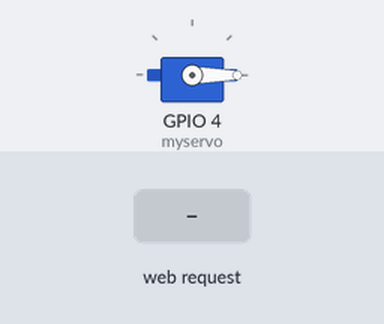
A sketch run on a simulated ESP8266 (NodeMCU). On the bench: servo. The test bench sets the inputs (shaded band). WiFi joins after 1.5 s; servers stay silent unless stated; what the sketch prints to the serial monitor is not drawn.

Above: at 3.2 s.
3.3 s: HTTP request GET /gpio/1 received
At 4.1 s:
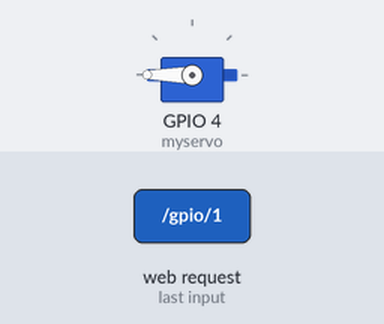
Timing chart, 0 to 6.3 s (numbered marks = the images above; inputs shaded):
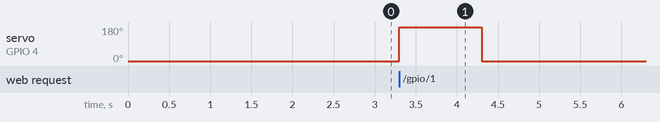

Measured:
- after the input at 3.3 s, servo on GPIO 4 (myservo): 0° → 180° at once, → 0° 1.0 s later

The sketch:

servo_ESP8266WIFI.ino
```cpp
#include <ESP8266WiFi.h>
#include <Servo.h>


#define ANGLE_ON  0    //开灯时的舵机角度
#define ANGLE_OFF 180   //关灯时的舵机角度
#define ANGLE_NONE 0  //置空时的舵机角度

const char* ssid = "xiaomi";
const char* password = "caa5510dd70b";
int angle= 0;//舵机角度
Servo myservo;  //创造一个servo结构体
WiFiServer server(1);

void setup() {
  Serial.begin(9600);
  myservo.attach(4); //舵机信号线，接analogIn脚
  myservo.write(angle);// 0~180°

  WiFi.begin(ssid, password);                  // 启动网络连接
  Serial.print("Connecting to ");              // 串口监视器输出网络连接信息
  Serial.print(ssid); Serial.println(" ...");  // 告知用户NodeMCU正在尝试WiFi连接

  int i = 0;                                   // 这一段程序语句用于检查WiFi是否连接成功
  while (WiFi.status() != WL_CONNECTED) {      // WiFi.status()函数的返回值是由NodeMCU的WiFi连接状态所决定的。
    delay(1000);                               // 如果WiFi连接成功则返回值为WL_CONNECTED
    Serial.print(i++); Serial.print(' ');      // 此处通过While循环让NodeMCU每隔一秒钟检查一次WiFi.status()函数返回值
  }                                            // 同时NodeMCU将通过串口监视器输出连接时长读秒。
                                               // 这个读秒是通过变量i每隔一秒自加1来实现的。

  Serial.println("");                          // WiFi连接成功后
  Serial.println("Connection established!");   // NodeMCU将通过串口监视器输出"连接成功"信息。
  Serial.print("IP address:    ");             // 同时还将输出NodeMCU的IP地址。这一功能是通过调用
  Serial.println(WiFi.localIP());
}

void loop() {
  //监测客户端是否连接
  WiFiClient client = server.available();
  if (!client) {
    return;//如果未连接就重新循环监测
  }
//  Serial.println(F("new client"));

  client.setTimeout(1000); // default is 1000

  //读取请求内容的第一行
  String req = client.readStringUntil('\r');
  Serial.println(F("请求: "));
  Serial.println(req);

  //匹配 请求-->信号变量
  if (req.indexOf(F("/gpio/0")) != -1) {
    angle = ANGLE_ON;//如果/gpio/0在请求内容中，发出开灯的信号
    myservo.write(angle);// 0~180°
    delay(1000);
    myservo.write(ANGLE_NONE);//将舵机重新置空，以免一直受力损坏
  }
  else if (req.indexOf(F("/gpio/1")) != -1) {
    angle = ANGLE_OFF;
    myservo.write(angle);// 0~180°
    delay(1000);
    myservo.write(ANGLE_NONE);//将舵机重新置空，以免一直受力损坏
  }
  else {
    Serial.println(F("无效请求"));
  }
  //读取或忽略余下的请求内容
  while (client.available()) {
    client.read();
  }

  //向客户端发送回答，HTML网页代码内容
  //nagle算法会将它们分组为一个数据包
  client.print(F("<!DOCTYPE html>\r\n<html xmlns='http://www.w3.org/1999/xhtml'>\r\n"));
  client.print(F("<head>\r\n<meta charset='utf-8'/>\r\n<title>智能卧室灯</title>\r\n"));
  client.print(F("<style type='text/css'>.state{text-align:center;font-size:80px;}"));
  client.print(F(".on{text-align:center;font-size:200px;alink='#1a9e5f'}.off{text-align:center;font-size:200px;alink='#da4f43'}"));
  client.print(F("</style><body><div class='state'>灯状态："));
  client.print((angle>ANGLE_NONE) ? F("关</div>") : F("开</div>"));
  client.print(F("<br><br><div class='on'><a href='http://"));//<br>换行
  client.print(WiFi.localIP());
  client.print(F("/gpio/0'>开</a></div><br><br><div class='off'><a href='http://"));
  client.print(WiFi.localIP());
  client.print(F("/gpio/1'>关</a></div></body></html>"));

  // 客户端实际上将被“刷新”,然后断开连接
  // 当函数返回并且“客户端”对象被销毁时
  // 刷新=确保书面数据被服务端接收
  Serial.println(F("客户端已挂起！"));
}
```
